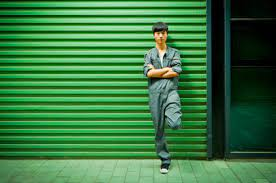
%> input picture LAB5/IN_LAB_5/ex1.jpeg, 276 x 183 px
$ octave lab5houghlines.m   (GNU Octave 9; MATLAB toolbox functions it lacks are replaced by stand-ins)
%> lines starting %> are read from the running program, lines starting %| are printed output that depends on the picture
close all; clear all; clc;
tic
I = imread('ex1.jpeg');
%> I is the input picture: size 183x276x3 uint8; mean R, G, B 57.7, 121, 66.4
imshow(I)
I=rgb2gray(I);
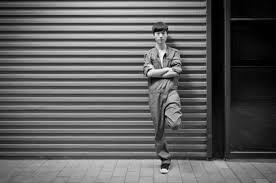
%> I: size 183x276 uint8; min 0, max 250, mean 95.8
BW = edge(I,'canny');
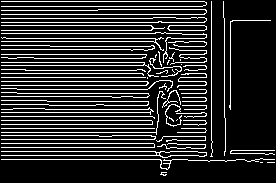
%> BW: size 183x276 logical; 17.9% white in thin lines or dots
imshow(BW);
[H,theta,rho] = hough(BW);
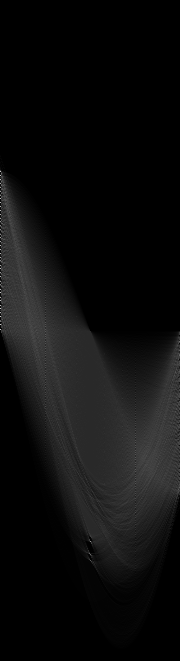
%> H: size 661x180 double; min 0, max 206, mean 13.7
%> theta = 180 values from -90 to 89; rho = 661 values from -330 to 330
figure
imshow(imadjust(rescale(H)),[],...
       'XData',theta,...
       'YData',rho,...
       'InitialMagnification','fit');
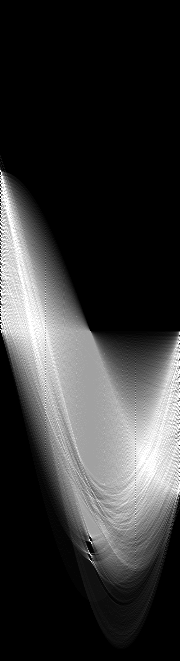
%> displayed picture: size 661x180, on the screen's scale of 0 to 255; min 0, max 255, mean 53.3
xlabel('\theta (degrees)')
ylabel('\rho')
axis on
axis normal
hold on
colormap(gca,hot)
P = houghpeaks(H,200,'threshold',ceil(0.3*max(H(:))));
%> P = 200 rows, first 12: [317 1; 330 1; 309 1; 172 1; 293 1; 180 1; 301 1; 199 1; 207 1; 250 1; 269 1; 277 1]
x = theta(P(:,2));
%> x = 200 values, max 87 at index 71, min -90 at index 1, mean -12.46
y = rho(P(:,1));
%> y = 200 values, max 224 at index 20, min -159 at index 4, mean 26.14
plot(x,y,'s','color','black');
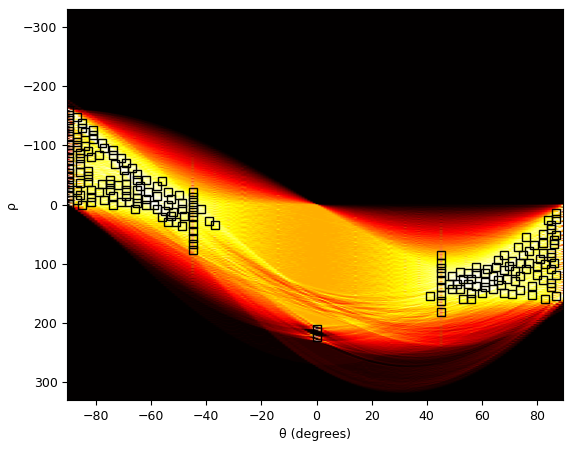
%> figure redrawn from the program's plot data
lines = houghlines(BW,theta,rho,P,'FillGap',5,'MinLength',7);
%> lines = 441 lines; longest, point1 to point2 (x, y): (2, 15) to (205, 15), (2, 2) to (205, 2), (2, 23) to (205, 23), (3, 39) to (205, 39), (2, 160) to (165, 160), (2, 152) to (165, 152)
figure, imshow(I), hold on
max_len = 0;
for k = 1:length(lines)
   xy = [lines(k).point1; lines(k).point2];
   plot(xy(:,1),xy(:,2),'LineWidth',2,'Color','green');
   plot(xy(1,1),xy(1,2),'x','LineWidth',2,'Color','yellow');
   plot(xy(2,1),xy(2,2),'x','LineWidth',2,'Color','red');
   len = norm(lines(k).point1 - lines(k).point2);
   if ( len > max_len)
      max_len = len;
      xy_long = xy;
   end
end
%> this loop made 441 passes
%> (len, max_len, xy_long) on pass 1: (203, 203, [2 15; 205 15])
%> (xy, len) on passes 2 to 7: ([2 2; 205 2], 203), ([2 23; 205 23], 203), ([2 160; 165 160], 163), ([173 160; 188 160], 15), ([237 160; 245 160], 8), ([256 160; 275 160], 19)
plot(xy_long(:,1),xy_long(:,2),'LineWidth',2,'Color','red');
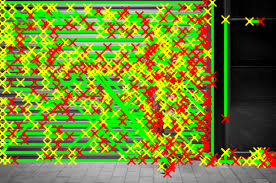
%> figure redrawn from the program's plot data
toc

$ run again, with LAB5/IN_LAB_5/bahn2.jpeg copied over LAB5/IN_LAB_5/ex1.jpeg
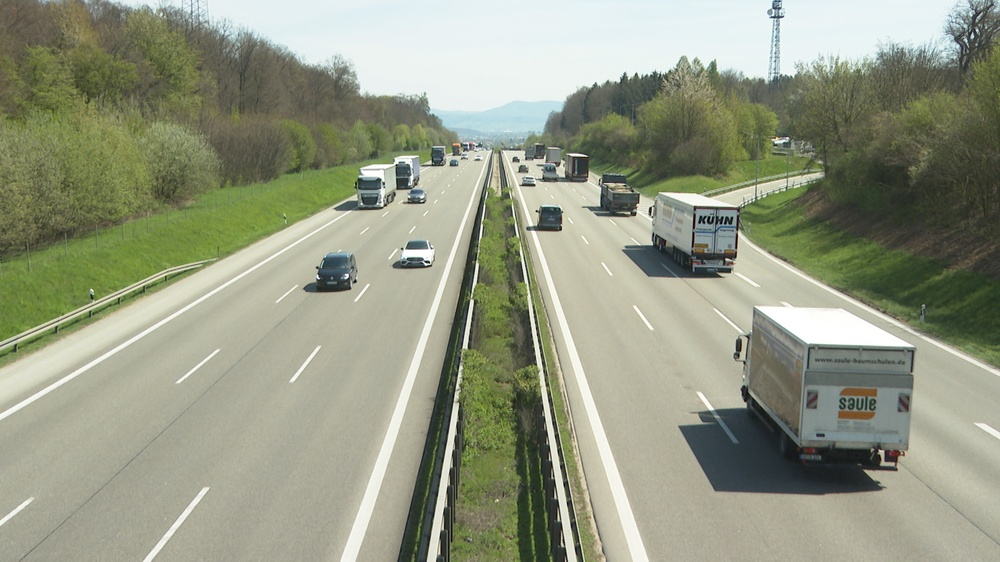
%> input picture LAB5/IN_LAB_5/bahn2.jpeg, 1000 x 562 px, shrunk from 1920 x 1080 before the run
%> I is the input picture: size 562x1000x3 uint8; mean R, G, B 147.7, 152.4, 131.2
%> I: size 562x1000 uint8
%> `BW = edge(I,'canny');`:
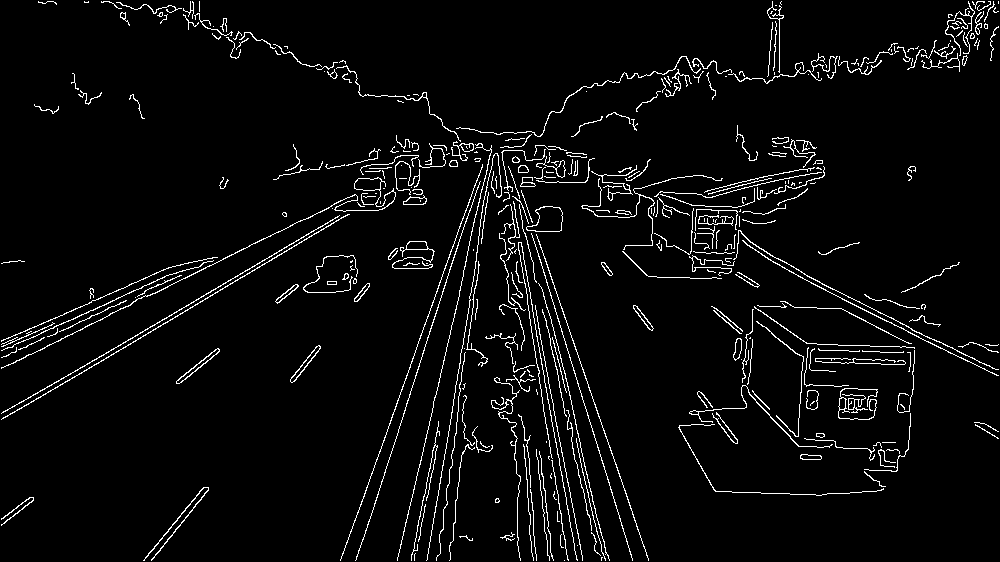
%> BW: size 562x1000 logical; 4.2% white in thin lines or dots
%> theta = 180 values from -90 to 89; rho = 2293 values from -1146 to 1146
%> P = 102 rows, first 12: [1658 109; 1578 72; 1617 81; 1660 104; 1509 150; 1477 155; 1252 27; 1657 100; 1612 78; 1468 158; 1279 29; 1485 169]
%> x = 102 values, max 88 at index 52, min -90 at index 18, mean 2.61
%> y = 102 values, max 779 at index 69, min -466 at index 65, mean 256.5
%> lines = 419 lines; longest, point1 to point2 (x, y): (536, 231) to (649, 560), (348, 215) to (124, 349), (355, 195) to (148, 297), (531, 298) to (566, 497), (766, 258) to (885, 321), (573, 410) to (602, 536)
%> the loop `for k = 1:length(lines)` made 419 passes
%> (len, max_len, xy_long) on passes 1, 6: (127.4, 127.4, [363 540; 403 419]), (347.9, 347.9, [536 231; 649 560])
%> `plot(xy_long(:,1),xy_long(:,2),'LineWidth',2,'Color','red');`:
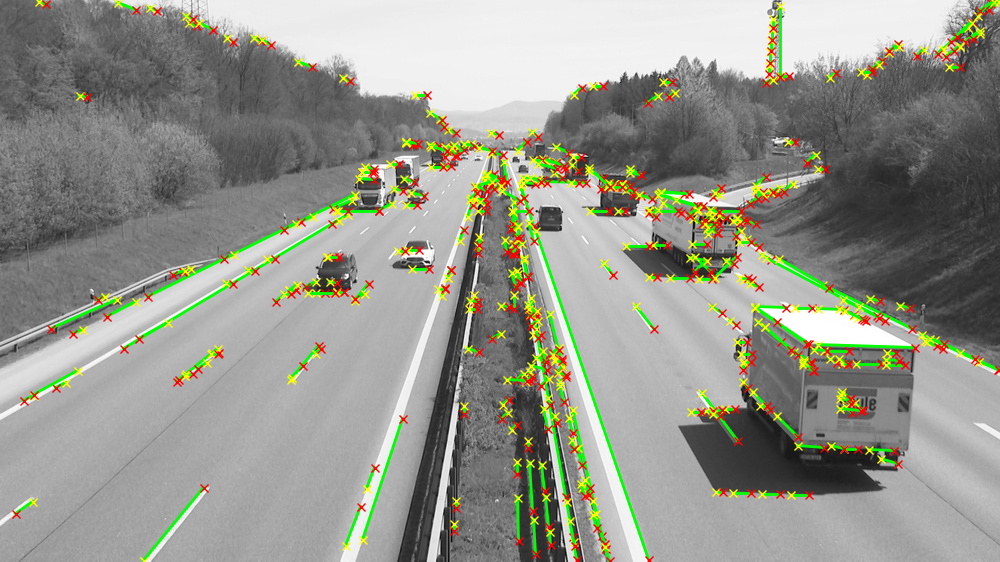
%> figure redrawn from the program's plot data
